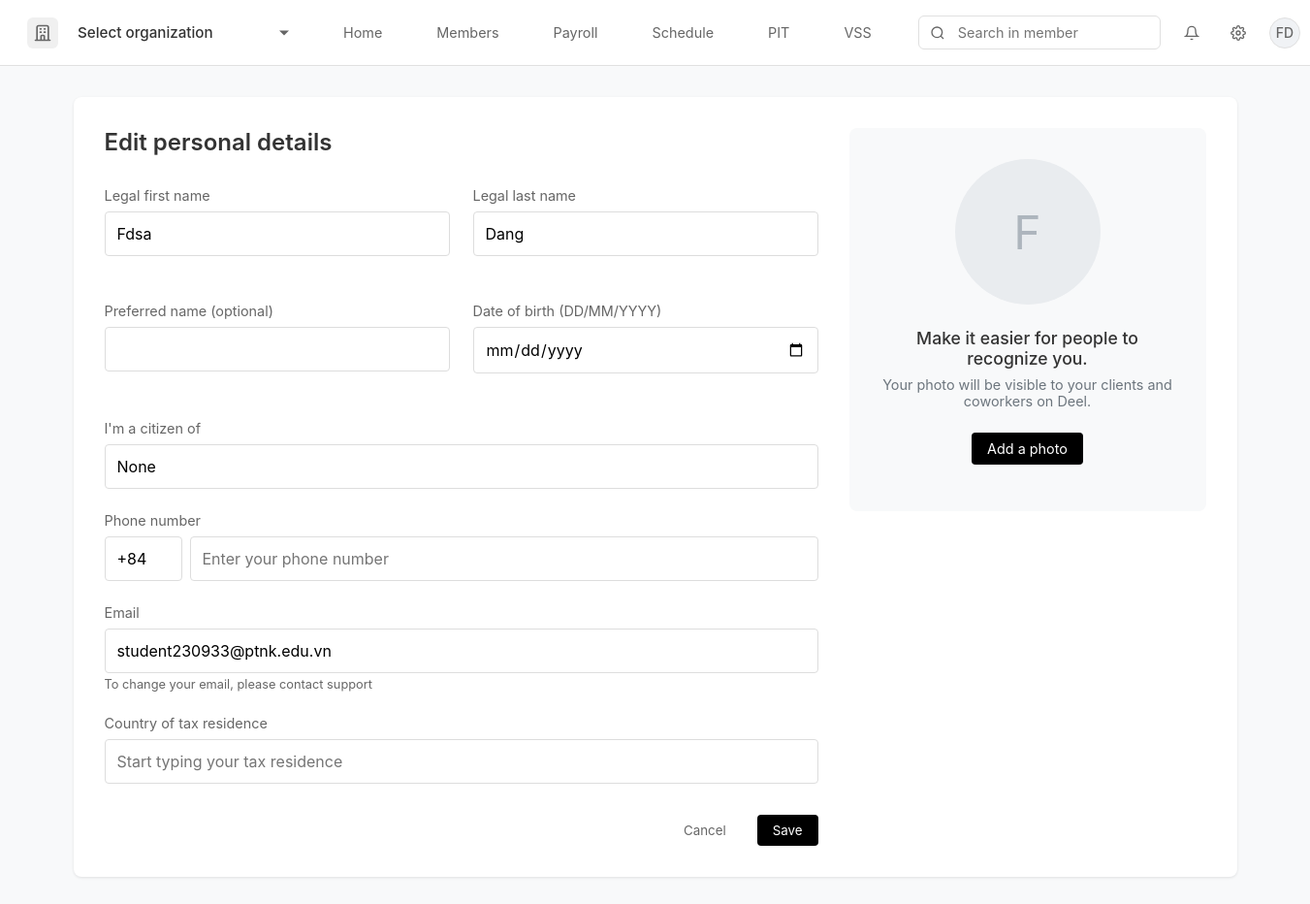
The page /profile/edit-personal-details (signed in) on the database its author committed.
### app.py (models this page shows, shortened)
class User(db.Model):
    id = db.Column(db.Integer, primary_key=True)
    email = db.Column(db.String(120), unique=True, nullable=False)
    password = db.Column(db.String(80), nullable=False)
    first_name = db.Column(db.String(80))
    last_name = db.Column(db.String(80))
    preferred_name = db.Column(db.String(80))
    date_of_birth = db.Column(db.String(20))
    citizenship = db.Column(db.String(80))
    phone = db.Column(db.String(20))
    tax_residence = db.Column(db.String(80))
    department = db.Column(db.String(80))
    job_title = db.Column(db.String(80))
    seniority_level = db.Column(db.String(80))
    created_at = db.Column(db.DateTime, default=datetime.utcnow)
    profile_completed = db.Column(db.Boolean, default=False)
    organization_id = db.Column(db.Integer, db.ForeignKey('organization.id'))
    organization = db.relationship('Organization')
    avatar_url = db.Column(db.String(255))
    reset_token = db.Column(db.String(100), unique=True)
    reset_token_expiry = db.Column(db.DateTime)

### app.py (the view)
@app.route('/profile/edit-personal-details')
def edit_personal_details():
    if 'user_id' not in session:
        return redirect('/login')
    user = User.query.get(session['user_id'])
    if not user:
        session.pop('user_id', None)
        return redirect('/login')
    return render_template('edit_personal_details.html', user=user)

### app.py (called while the page is built)
@app.context_processor
def inject_organization():
    if 'user_id' in session:
        user = User.query.get(session['user_id'])
        if user and user.organization_id:
            organization = Organization.query.get(user.organization_id)
            return {'organization': organization}
    return {'organization': None}

### templates/edit_personal_details.html (shortened to what this page needs)
{% extends "base.html" %}
{% block content %}
<div class="edit-details-container">
    <div class="details-section">
        <h2 class="edit-details-title">Edit personal details</h2>
        <form id="personalDetailsForm">
            <div class="form-row">
                <div class="form-group">
                    <label class="form-label">Legal first name</label>
                    <input type="text" class="form-input" id="firstName" value="{{ user.first_name }}">
                </div>
                <div class="form-group">
                    <label class="form-label">Legal last name</label>
                    <input type="text" class="form-input" id="lastName" value="{{ user.last_name }}">
                </div>
            </div>
            <div class="form-row">
                <div class="form-group">
                    <label class="form-label">Preferred name (optional)</label>
                    <input type="text" class="form-input" id="preferredName" value="{{ user.preferred_name or '' }}">
                </div>
                <div class="form-group">
                    <label class="form-label">Date of birth (DD/MM/YYYY)</label>
                    <input type="date" class="form-input" id="dateOfBirth" value="{{ user.date_of_birth }}">
                </div>
            </div>
            <div class="form-group">
                <label class="form-label">I'm a citizen of</label>
                <div class="dropdown-wrapper">
                    <input type="text" class="form-input" id="citizenship" value="{{ user.citizenship }}" placeholder="Start typing your citizenship">
                </div>
            </div>
            <div class="form-group">
                <label class="form-label">Phone number</label>
                <div class="phone-input-group">
                    <input type="text" class="form-input phone-prefix" value="+84" readonly>
                    <input type="text" class="form-input" id="phone" value="{{ user.phone or '' }}" placeholder="Enter your phone number" pattern="[0-9]*" inputmode="numeric">
                </div>
            </div>
            <div class="form-group">
                <label class="form-label">Email</label>
                <input type="email" class="form-input" value="{{ user.email }}" readonly>
                <div class="form-hint">To change your email, please contact support</div>
            </div>
            <div class="form-group">
                <label class="form-label">Country of tax residence</label>
                <div class="dropdown-wrapper">
                    <input type="text" class="form-input" id="taxResidence" value="{{ user.tax_residence or '' }}" placeholder="Start typing your tax residence">
                </div>
            </div>
            <div class="form-actions">
                <button type="button" class="btn-cancel" onclick="window.location.href='/profile/settings'">Cancel</button>
                <button type="submit" class="btn-save">Save</button>
            </div>
        </form>
    </div>
    <div class="avatar-section">
        <div class="avatar-preview" id="avatarPreview">
            {% if user.avatar_url %}
                <img src="{{ user.avatar_url }}" alt="Profile photo">
            {% else %}
                {{ user.first_name[0] if user.first_name else 'Q' }}
            {% endif %}
        </div>
        <h3 class="avatar-title">Make it easier for people to recognize you.</h3>
        <p class="avatar-description">Your photo will be visible to your clients and coworkers on Deel.</p>
        <form id="avatarForm" class="avatar-form {% if user.avatar_url %}hidden{% endif %}" enctype="multipart/form-data">
            <button type="button" class="btn-upload" onclick="document.getElementById('avatarInput').click()">
                Add a photo
            </button>
        </form>
    </div>
</div>
{% endblock %}

### templates/base.html (shortened to what this page needs)
<!DOCTYPE html>
<html lang="en">
<head>
    <link rel="stylesheet" href="https://cdn.jsdelivr.net/npm/flatpickr/dist/flatpickr.min.css">
</head>
<body>
    {% if not hide_navbar %}
    <nav class="navbar">
        <div class="company-section">
            <div class="company-logo">
                <svg xmlns="http://www.w3.org/2000/svg" fill="none" viewBox="0 0 24 24" stroke="currentColor">
                    <path stroke-linecap="round" stroke-linejoin="round" stroke-width="2" d="M19 21V5a2 2 0 00-2-2H7a2 2 0 00-2 2v16m14 0h2m-2 0h-5m-9 0H3m2 0h5M9 7h1m-1 4h1m4-4h1m-1 4h1m-5 10v-5a1 1 0 011-1h2a1 1 0 011 1v5m-4 0h4" />
                </svg>
            </div>
            <select class="company-select" onchange="if(this.value === 'add') window.location.href='/organization/setup';">
                <option value="{{ organization.id if organization else '' }}">{{ organization.name if organization else 'Select organization' }}</option>
            </select>
        </div>
        <div class="nav-links">
            <a href="/" class="nav-link {% if request.path == '/' %}active{% endif %}">Home</a>
            <a href="#" class="nav-link {% if request.path == '/members' %}active{% endif %}">Members</a>
            <a href="#" class="nav-link {% if request.path == '/payroll' %}active{% endif %}">Payroll</a>
            <a href="#" class="nav-link {% if request.path == '/schedule' %}active{% endif %}">Schedule</a>
            <a href="#" class="nav-link {% if request.path == '/pit' %}active{% endif %}">PIT</a>
            <a href="#" class="nav-link {% if request.path == '/vss' %}active{% endif %}">VSS</a>
        </div>
        <div class="search-section">
            <div class="search-bar-wrapper">
                <div class="search-icon">
                    <svg viewBox="0 0 24 24" fill="none" stroke="currentColor" stroke-width="2">
                        <circle cx="11" cy="11" r="8"></circle>
                        <path d="M21 21l-4.35-4.35"></path>
                    </svg>
                </div>
                <input type="text" class="search-bar" placeholder="Search in member">
            </div>
            <div class="user-profile">
                <div class="notification-icon">
                    <svg viewBox="0 0 24 24" fill="none" stroke="currentColor" stroke-width="2">
                        <path d="M18 8A6 6 0 0 0 6 8c0 7-3 9-3 9h18s-3-2-3-9"></path>
                        <path d="M13.73 21a2 2 0 0 1-3.46 0"></path>
                    </svg>
                </div>
                <a href="/settings" class="settings-icon">
                </a>
                <div class="profile-pic" id="profileButton">
                    {% if user and user.avatar_url %}
                        <img src="{{ user.avatar_url }}" alt="Profile" style="width: 100%; height: 100%; object-fit: cover;">
                    {% else %}
                        <div class="avatar-initials">
                            {% if user %}
                                {% if user.preferred_name %}
                                    {{ user.preferred_name[0].upper() }}
                                {% elif user.first_name and user.last_name %}
                                    {{ (user.first_name[0] + user.last_name[0]).upper() }}
                                {% elif user.first_name %}
                                    {{ user.first_name[0].upper() }}
                                {% elif user.email %}
                                    {{ user.email[0].upper() }}
                                {% else %}
                                    U
                                {% endif %}
                            {% else %}
                                G
                            {% endif %}
                        </div>
                    {% endif %}
                </div>
            </div>
        </div>
    </nav>
    {% endif %}
    {% block content %}{% endblock %}
</body>
</html>

### templates/base.html (style rules this page uses)
* { margin: 0; padding: 0; box-sizing: border-box; font-family: -apple-system, BlinkMacSystemFont, 'Segoe UI', Roboto, Oxygen, Ubuntu, Cantarell, sans-serif; }
body { background-color: #f8f9fa; min-height: 100vh; }
.navbar { background: white; padding: 0.75rem 1.5rem; border-bottom: 1px solid #e0e0e0; display: flex; align-items: center; gap: 2rem; position: sticky; top: 0; z-index: 100; }
.company-section { display: flex; align-items: center; gap: 0.75rem; padding: 0.25rem; position: relative; cursor: pointer; border-radius: 6px; transition: all 0.2s; }
.company-logo { width: 32px; height: 32px; display: flex; align-items: center; justify-content: center; background-color: #f0f0f0; border-radius: 6px; }
.company-logo svg { width: 20px; height: 20px; color: #666; }
.company-select { appearance: none; -webkit-appearance: none; -moz-appearance: none; background: transparent; border: none; padding: 0.5rem; padding-right: 1.5rem; font-size: 0.95rem; color: #333; cursor: pointer; min-width: 200px; font-weight: 500; }
.company-section::after { content: ''; position: absolute; right: 0.5rem; top: 50%; transform: translateY(-50%); width: 0; height: 0; border-left: 5px solid transparent; border-right: 5px solid transparent; border-top: 5px solid #666; }
select option { padding: 0.75rem 1rem; font-size: 0.95rem; }
.nav-links { display: flex; gap: 1.5rem; align-items: center; }
.nav-link { color: #666; text-decoration: none; font-size: 0.9rem; padding: 0.75rem 1rem; border-radius: 6px; transition: all 0.2s; position: relative; }
.search-section { margin-left: auto; display: flex; align-items: center; gap: 1rem; }
.search-bar-wrapper { position: relative; display: flex; align-items: center; }
.search-bar { padding: 0.5rem 1rem; padding-left: 2.5rem; border: 1px solid #e0e0e0; border-radius: 6px; width: 250px; font-size: 0.9rem; background: white; }
.search-icon { position: absolute; left: 0.75rem; color: #666; display: flex; align-items: center; justify-content: center; }
.search-icon svg { width: 16px; height: 16px; }
.user-profile { display: flex; align-items: center; gap: 1rem; position: relative; }
.notification-icon, .settings-icon { width: 32px; height: 32px; display: flex; align-items: center; justify-content: center; color: #666; cursor: pointer; padding: 0.5rem; border-radius: 50%; transition: all 0.2s; }
.notification-icon svg, .settings-icon svg { width: 20px; height: 20px; }
.profile-pic { width: 32px; height: 32px; border-radius: 50%; cursor: pointer; overflow: hidden; border: 1px solid #e0e0e0; background-color: #f0f2f5; display: flex; align-items: center; justify-content: center; }
.avatar-initials { font-size: 0.875rem; color: #666; font-weight: 500; display: flex; align-items: center; justify-content: center; width: 100%; height: 100%; text-transform: uppercase; }

### rows shown on the page
User: (user.first_name[0]+user.last_name[0]).upper() "FD", first_name "Fdsa", last_name "Dang", citizenship "None", email "student230933@ptnk.edu.vn", first_name "F"

### other values the page prints
form field value "Select organization"
